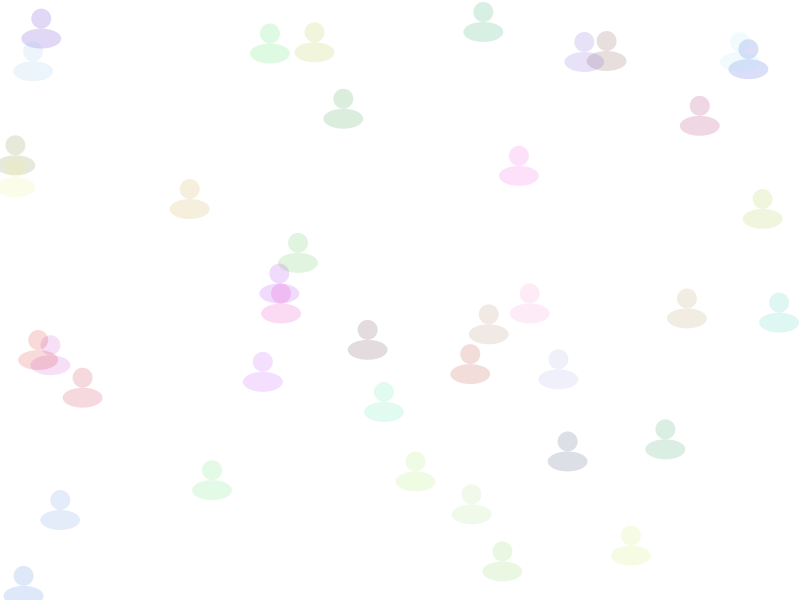
Frame 1 (no input)
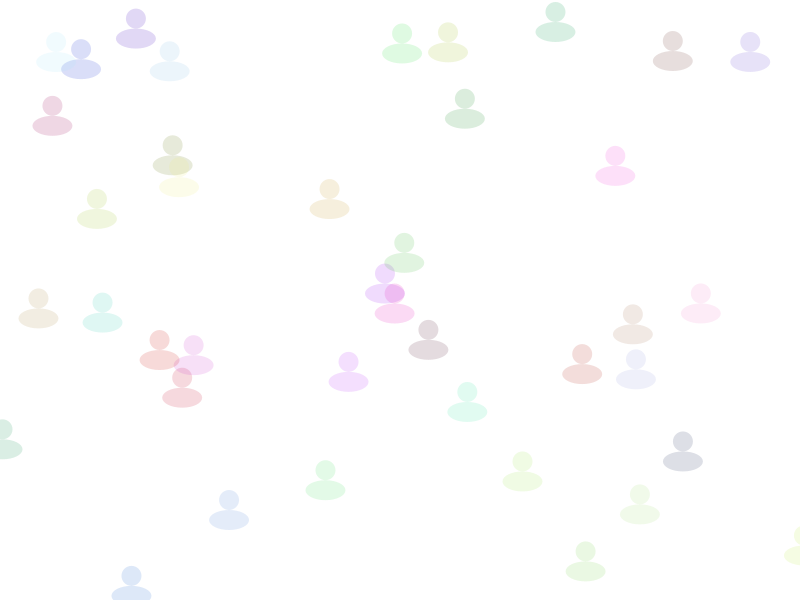
Frame 60 (the mouse pressed at the canvas centre just before this capture)
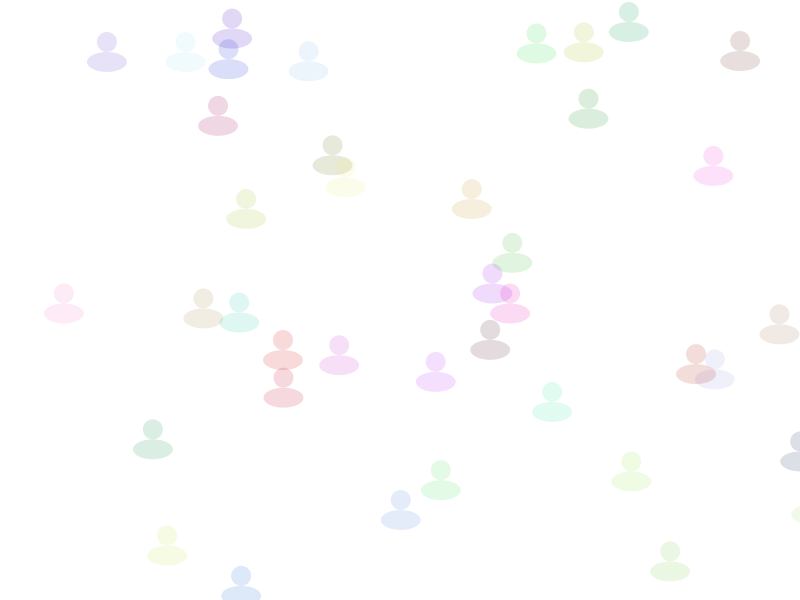
Frame 120 (the mouse held since frame 60 and released just before this capture)

The Processing sketch that drew these frames (run headless with seeded random() and noise(); from frame 60 on, the mouse is pressed at the canvas centre):

// Processing sketch: Q4
// ── Q4.pde
Ship myShips [] = new Ship[40];

void setup(){
  size(800, 600); 
  noStroke(); 
  
for (int i = 0; i<40; i++){
  myShips [i]= new Ship(random(0, width),random(0, height), 
    color(random(0,255), random(0,255), random(0,255), 40));
}
    
}

void draw(){
  background(255); 
  
  for (int i = 0; i<40; i++){
  myShips[i].move();
  myShips[i].display(); 
  myShips[i].reset(); 
  }

}

// ── Ship.pde
class Ship{
  PVector pos; 
  PVector vel; 
  
  color c; 
  
  Ship(float _x, float _y, color _c){
    pos = new PVector(_x, _y); 
    c = _c; 
    vel = new PVector(random(1, 3), 0); 
    
  }
  
  void move(){
  pos.add(vel);
  }
  
  void display(){
    fill(c); 
    ellipse(pos.x, pos.y, 20, 20); 
    ellipse(pos.x, pos.y + 20, 40, 20);  
  }
  
  void reset(){
    if(pos.x >= width + 10){
      pos.x = 0; 
    }
  }
}
